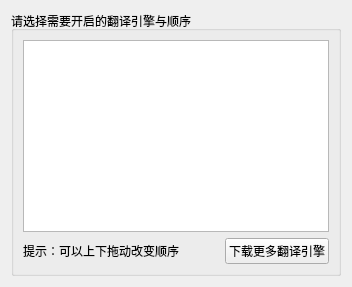
         <widget class="QWidget" name="page_8">
          <layout class="QGridLayout" name="gridLayout_126">
           <item row="0" column="0">
            <widget class="QGroupBox" name="groupBox_133">
             <property name="title">
              <string>请选择需要开启的翻译引擎与顺序</string>
             </property>
             <layout class="QGridLayout" name="gridLayout_143">
              <item row="0" column="0">
               <layout class="QVBoxLayout" name="verticalLayout_16">
                <item>
                 <widget class="QTableWidget" name="transEngineTableWidget">
                  <property name="editTriggers">
                   <set>QAbstractItemView::NoEditTriggers</set>
                  </property>
                  <property name="dragEnabled">
                   <bool>true</bool>
                  </property>
                  <property name="dragDropMode">
                   <enum>QAbstractItemView::InternalMove</enum>
                  </property>
                  <property name="selectionBehavior">
                   <enum>QAbstractItemView::SelectRows</enum>
                  </property>
                  <property name="columnCount">
                   <number>0</number>
                  </property>
                  <attribute name="horizontalHeaderMinimumSectionSize">
                   <number>24</number>
                  </attribute>
                  <attribute name="verticalHeaderDefaultSectionSize">
                   <number>26</number>
                  </attribute>
                 </widget>
                </item>
               </layout>
              </item>
              <item row="3" column="0">
               <layout class="QHBoxLayout" name="horizontalLayout_14">
                <item>
                 <widget class="QLabel" name="label_114">
                  <property name="minimumSize">
                   <size>
                    <width>0</width>
                    <height>0</height>
                   </size>
                  </property>
                  <property name="text">
                   <string>提示：可以上下拖动改变顺序</string>
                  </property>
                 </widget>
                </item>
                <item>
                 <spacer name="horizontalSpacer">
                  <property name="orientation">
                   <enum>Qt::Horizontal</enum>
                  </property>
                  <property name="sizeHint" stdset="0">
                   <size>
                    <width>40</width>
                    <height>20</height>
                   </size>
                  </property>
                 </spacer>
                </item>
                <item>
                 <widget class="QPushButton" name="downloadMoreEngineButton">
                  <property name="text">
                   <string>下载更多翻译引擎</string>
                  </property>
                 </widget>
                </item>
               </layout>
              </item>
             </layout>
            </widget>
           </item>
          </layout>
         </widget>
